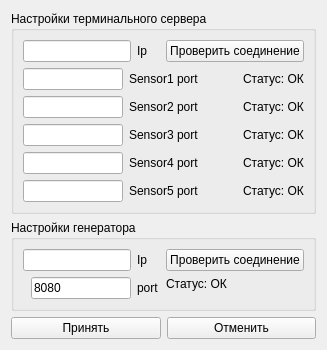
<?xml version="1.0" encoding="UTF-8"?>
<ui version="4.0">
 <class>connections_settings</class>
 <widget class="QWidget" name="connections_settings">
  <property name="geometry">
   <rect>
    <x>0</x>
    <y>0</y>
    <width>260</width>
    <height>332</height>
   </rect>
  </property>
  <property name="windowTitle">
   <string>Настройки соединения</string>
  </property>
  <layout class="QVBoxLayout" name="verticalLayout_4">
   <item>
    <widget class="QGroupBox" name="groupBox_2">
     <property name="title">
      <string>Настройки терминального сервера</string>
     </property>
     <layout class="QVBoxLayout" name="verticalLayout_3">
      <item>
       <layout class="QVBoxLayout" name="verticalLayout">
        <item>
         <layout class="QHBoxLayout" name="horizontalLayout">
          <item>
           <widget class="QLineEdit" name="server_ip_line_edit">
            <property name="sizePolicy">
             <sizepolicy hsizetype="Minimum" vsizetype="Fixed">
              <horstretch>0</horstretch>
              <verstretch>0</verstretch>
             </sizepolicy>
            </property>
           </widget>
          </item>
          <item>
           <widget class="QLabel" name="label">
            <property name="text">
             <string>Ip</string>
            </property>
           </widget>
          </item>
          <item>
           <widget class="QLabel" name="label_16">
            <property name="text">
             <string/>
            </property>
           </widget>
          </item>
          <item>
           <widget class="QPushButton" name="server_ping_button">
            <property name="text">
             <string>Проверить соединение</string>
            </property>
           </widget>
          </item>
         </layout>
        </item>
        <item>
         <layout class="QGridLayout" name="gridLayout">
          <item row="0" column="0">
           <widget class="QLineEdit" name="s1_port_line_edit">
            <property name="sizePolicy">
             <sizepolicy hsizetype="Minimum" vsizetype="Fixed">
              <horstretch>0</horstretch>
              <verstretch>0</verstretch>
             </sizepolicy>
            </property>
            <property name="maximumSize">
             <size>
              <width>100</width>
              <height>16777215</height>
             </size>
            </property>
            <property name="layoutDirection">
             <enum>Qt::LeftToRight</enum>
            </property>
            <property name="inputMethodHints">
             <set>Qt::ImhDigitsOnly</set>
            </property>
            <property name="alignment">
             <set>Qt::AlignLeading|Qt::AlignLeft|Qt::AlignVCenter</set>
            </property>
           </widget>
          </item>
          <item row="0" column="1">
           <widget class="QLabel" name="label_2">
            <property name="text">
             <string>Sensor1 port</string>
            </property>
           </widget>
          </item>
          <item row="0" column="2">
           <widget class="QLabel" name="label_15">
            <property name="text">
             <string/>
            </property>
           </widget>
          </item>
          <item row="0" column="3">
           <widget class="QLabel" name="s1_status_label">
            <property name="text">
             <string>Статус: ОК</string>
            </property>
           </widget>
          </item>
          <item row="1" column="0">
           <widget class="QLineEdit" name="s2_port_line_edit">
            <property name="sizePolicy">
             <sizepolicy hsizetype="Minimum" vsizetype="Fixed">
              <horstretch>0</horstretch>
              <verstretch>0</verstretch>
             </sizepolicy>
            </property>
            <property name="maximumSize">
             <size>
              <width>100</width>
              <height>16777215</height>
             </size>
            </property>
            <property name="inputMethodHints">
             <set>Qt::ImhDigitsOnly</set>
            </property>
           </widget>
          </item>
          <item row="1" column="1">
           <widget class="QLabel" name="label_3">
            <property name="text">
             <string>Sensor2 port</string>
            </property>
           </widget>
          </item>
          <item row="1" column="3">
           <widget class="QLabel" name="s2_status_label">
            <property name="text">
             <string>Статус: ОК</string>
            </property>
           </widget>
          </item>
          <item row="2" column="0">
           <widget class="QLineEdit" name="s3_port_line_edit">
            <property name="sizePolicy">
             <sizepolicy hsizetype="Minimum" vsizetype="Fixed">
              <horstretch>0</horstretch>
              <verstretch>0</verstretch>
             </sizepolicy>
            </property>
            <property name="maximumSize">
             <size>
              <width>100</width>
              <height>16777215</height>
             </size>
            </property>
            <property name="inputMethodHints">
             <set>Qt::ImhDigitsOnly</set>
            </property>
           </widget>
          </item>
          <item row="2" column="1">
           <widget class="QLabel" name="label_4">
            <property name="text">
             <string>Sensor3 port</string>
            </property>
           </widget>
          </item>
          <item row="2" column="3">
           <widget class="QLabel" name="s3_status_label">
            <property name="text">
             <string>Статус: ОК</string>
            </property>
           </widget>
          </item>
          <item row="3" column="0">
           <widget class="QLineEdit" name="s4_port_line_edit">
            <property name="sizePolicy">
             <sizepolicy hsizetype="Minimum" vsizetype="Fixed">
              <horstretch>0</horstretch>
              <verstretch>0</verstretch>
             </sizepolicy>
            </property>
            <property name="maximumSize">
             <size>
              <width>100</width>
              <height>16777215</height>
             </size>
            </property>
            <property name="inputMethodHints">
             <set>Qt::ImhDigitsOnly</set>
            </property>
           </widget>
          </item>
          <item row="3" column="1">
           <widget class="QLabel" name="label_5">
            <property name="text">
             <string>Sensor4 port</string>
            </property>
           </widget>
          </item>
          <item row="3" column="3">
           <widget class="QLabel" name="s4_status_label">
            <property name="text">
             <string>Статус: ОК</string>
            </property>
           </widget>
          </item>
          <item row="4" column="0">
           <widget class="QLineEdit" name="s5_port_line_edit">
            <property name="sizePolicy">
             <sizepolicy hsizetype="Minimum" vsizetype="Fixed">
              <horstretch>0</horstretch>
              <verstretch>0</verstretch>
             </sizepolicy>
            </property>
            <property name="maximumSize">
             <size>
              <width>100</width>
              <height>16777215</height>
             </size>
            </property>
            <property name="inputMethodHints">
             <set>Qt::ImhDigitsOnly</set>
            </property>
           </widget>
          </item>
          <item row="4" column="1">
           <widget class="QLabel" name="label_6">
            <property name="text">
             <string>Sensor5 port</string>
            </property>
           </widget>
          </item>
          <item row="4" column="3">
           <widget class="QLabel" name="s5_status_label">
            <property name="text">
             <string>Статус: ОК</string>
            </property>
           </widget>
          </item>
         </layout>
        </item>
       </layout>
      </item>
     </layout>
    </widget>
   </item>
   <item>
    <widget class="QGroupBox" name="groupBox">
     <property name="title">
      <string>Настройки генератора</string>
     </property>
     <layout class="QHBoxLayout" name="horizontalLayout_2">
      <item>
       <layout class="QHBoxLayout" name="horizontalLayout_3">
        <item>
         <layout class="QFormLayout" name="formLayout_2">
          <property name="labelAlignment">
           <set>Qt::AlignRight|Qt::AlignTrailing|Qt::AlignVCenter</set>
          </property>
          <item row="0" column="0">
           <widget class="QLineEdit" name="generator_ip_line_edit"/>
          </item>
          <item row="0" column="1">
           <widget class="QLabel" name="label_7">
            <property name="text">
             <string>Ip</string>
            </property>
           </widget>
          </item>
          <item row="1" column="0">
           <widget class="QLineEdit" name="generator_port_line_edit">
            <property name="maximumSize">
             <size>
              <width>100</width>
              <height>16777215</height>
             </size>
            </property>
            <property name="inputMethodHints">
             <set>Qt::ImhDigitsOnly</set>
            </property>
            <property name="text">
             <string>8080</string>
            </property>
           </widget>
          </item>
          <item row="1" column="1">
           <widget class="QLabel" name="label_8">
            <property name="text">
             <string>port</string>
            </property>
           </widget>
          </item>
         </layout>
        </item>
        <item>
         <layout class="QVBoxLayout" name="verticalLayout_2">
          <item>
           <widget class="QPushButton" name="generatop_ping_button">
            <property name="text">
             <string>Проверить соединение</string>
            </property>
           </widget>
          </item>
          <item>
           <widget class="QLabel" name="generator_status_label">
            <property name="text">
             <string>Статус: ОК</string>
            </property>
           </widget>
          </item>
          <item>
           <spacer name="verticalSpacer">
            <property name="orientation">
             <enum>Qt::Vertical</enum>
            </property>
            <property name="sizeHint" stdset="0">
             <size>
              <width>20</width>
              <height>40</height>
             </size>
            </property>
           </spacer>
          </item>
         </layout>
        </item>
       </layout>
      </item>
     </layout>
    </widget>
   </item>
   <item>
    <layout class="QHBoxLayout" name="horizontalLayout_4">
     <item>
      <widget class="QPushButton" name="accept_button">
       <property name="text">
        <string>Принять</string>
       </property>
      </widget>
     </item>
     <item>
      <widget class="QPushButton" name="cancel_button">
       <property name="text">
        <string>Отменить</string>
       </property>
      </widget>
     </item>
    </layout>
   </item>
  </layout>
 </widget>
 <resources/>
 <connections/>
</ui>
